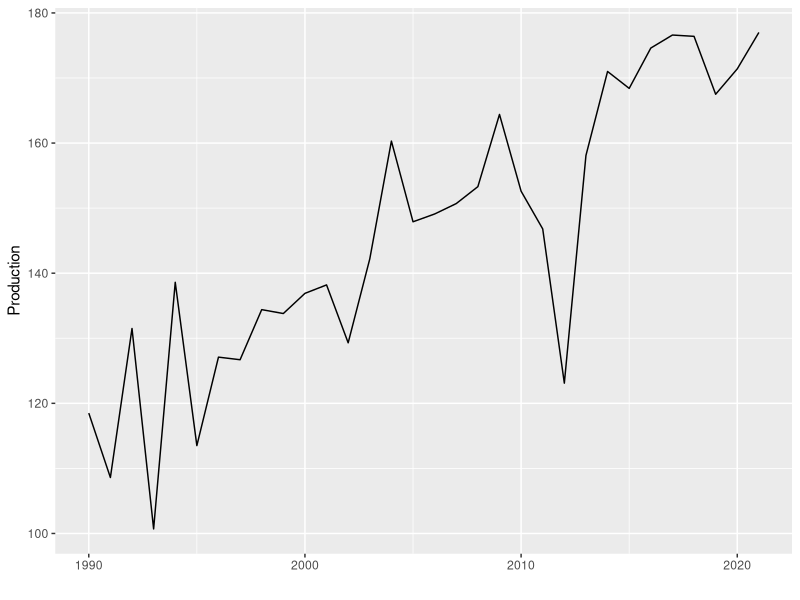
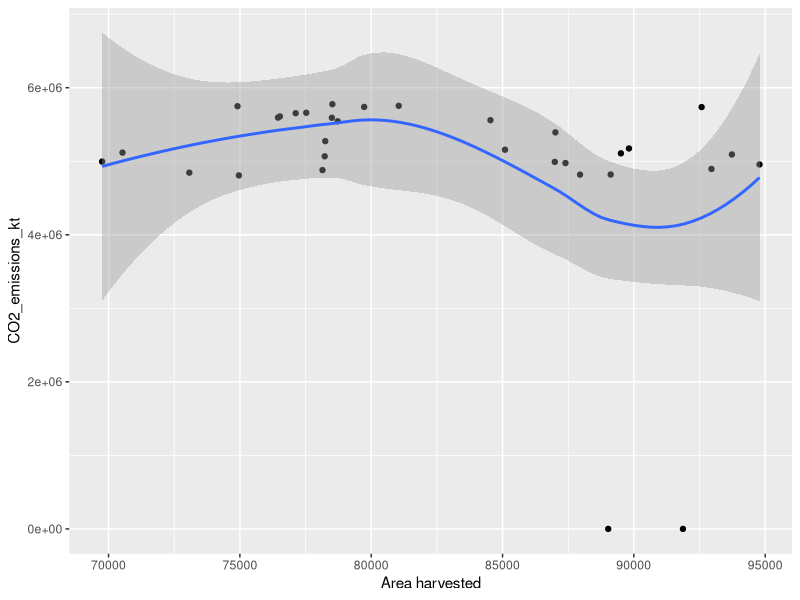
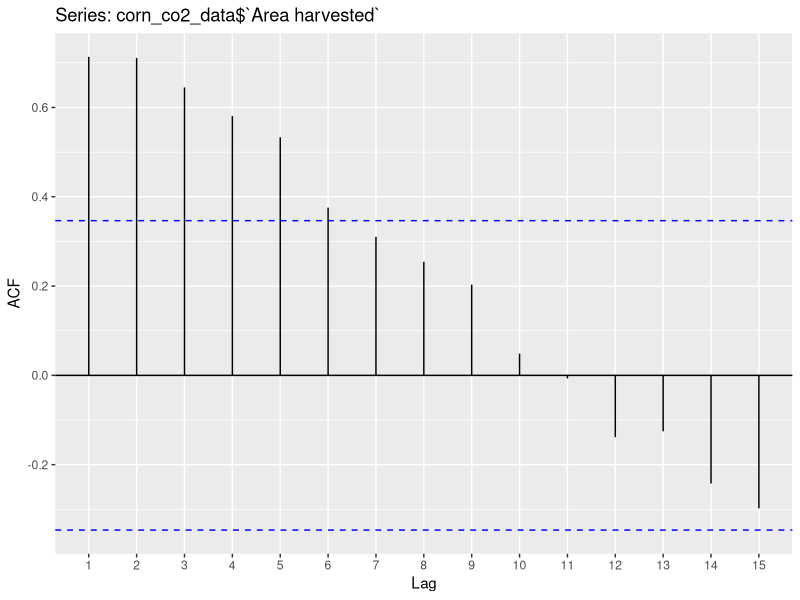
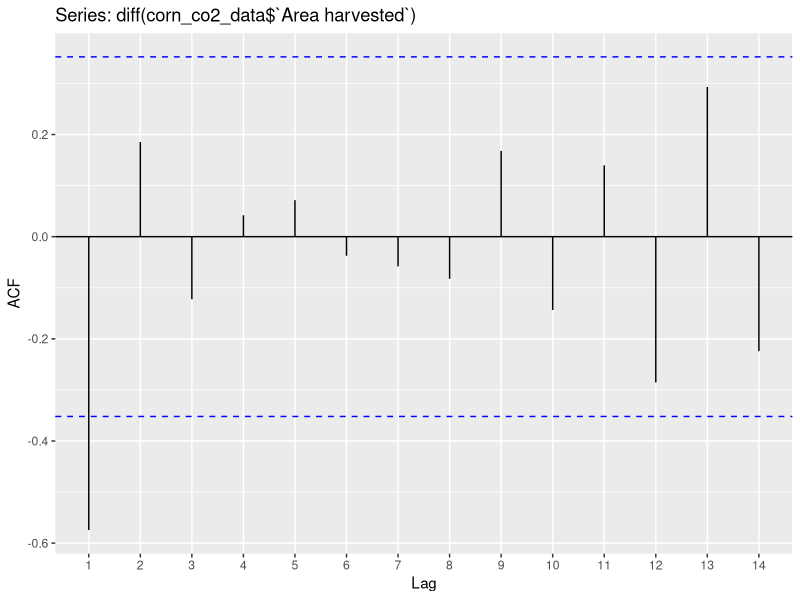
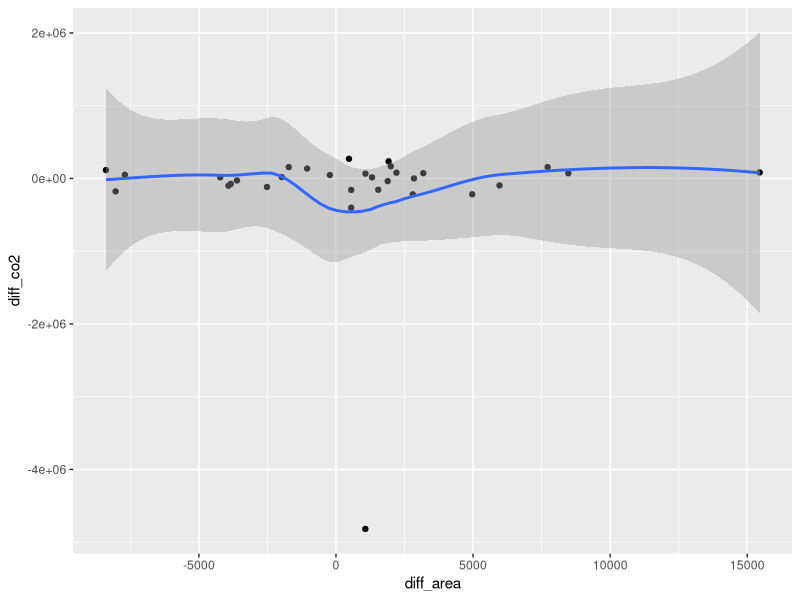

The R source for these figures, in order:
## ---- chunk 1
library(tidyverse)
library(ggplot2)
library(dplyr)
#install.packages("forecast")
require(forecast)
library(readr)
library(tidyr)
## ---- chunk 2
co2_data_clean <- read.csv(here::here("dataset/clean_co2.csv"))

## ---- chunk 3
# used barley datasets for col names
barley_data_3 <- read_csv(here::here("dataset", "barley/crop_p015_t005.csv"),skip = 5)
barley_data_3<- barley_data_3[-2,3:ncol(barley_data_3)] %>% drop_na(Year) %>% head(-1)

barley_data_4 <- read_csv(here::here("dataset", "barley/crop_p016_t010.csv"),skip = 5)
barley_data_4<- barley_data_4[-2,3:ncol(barley_data_4)] %>% drop_na(Year) %>% head(-1)



corn_data_3 <-read_csv(here::here("dataset", "corn/crop_p031_t024.csv"),skip = 7)
corn_data_3<- corn_data_3[-2,3:ncol(corn_data_3)] %>% drop_na(Year) %>%filter(nchar(Year)==4)
colnames(corn_data_3) <- colnames(barley_data_3) ## (barley_data_3)
corn_data_3 <- corn_data_3[,1:7]
# View(corn_data_3)

corn_data_4 <- read_csv(here::here("dataset", "corn/crop_p032_t034.csv"),skip = 7)
corn_data_4<- corn_data_4[-2,3:ncol(corn_data_4)] %>% drop_na(Year) %>%filter(nchar(Year)==4)
colnames(corn_data_4) <- colnames(barley_data_4) ## (barley_data_4)
corn_data_4 <- corn_data_4[,1:7]
# View(corn_data_4)


corn_data <- corn_data_3%>%bind_rows(corn_data_4) 
corn_data <- corn_data %>% type_convert()
View(corn_data)

corn_co2_data <- co2_data_clean %>% left_join(corn_data, by = c("Time" = "Year"))
View(corn_co2_data)

## ---- chunk 4

Year <- corn_co2_data %>% pull(Time)
Production <- corn_co2_data %>% pull(Production)
co_emit <- corn_co2_data %>% pull(CO2_emissions_kt)

corn_ts <- ggplot(corn_co2_data, aes(x=Year, y=Production)) +
  geom_line() +
  xlab("")
corn_ts

## ---- chunk 5
corn_co2_data %>% ggplot(aes(x = `Area harvested`, y = CO2_emissions_kt)) + geom_point()+ geom_smooth()
## ---- chunk 6
ggAcf(corn_co2_data$`Area harvested`) 
## ---- chunk 7
ggAcf(diff(corn_co2_data$`Area harvested`)) 
## ---- chunk 8
diff_df <- data.frame(diff_area = diff(corn_co2_data$`Area harvested`), diff_co2 = diff(corn_co2_data$CO2_emissions_kt) )
diff_df %>% ggplot(aes(x = diff_area, y = diff_co2)) + geom_point()+ geom_smooth()

## ---- chunk 9
lm1 <- (lm(`Area harvested`~ poly(CO2_emissions_kt,3), corn_co2_data)) 
summary(lm1)

lm1_diff <-lm(diff_area ~ diff_co2, diff_df) 
summary(lm1_diff)
